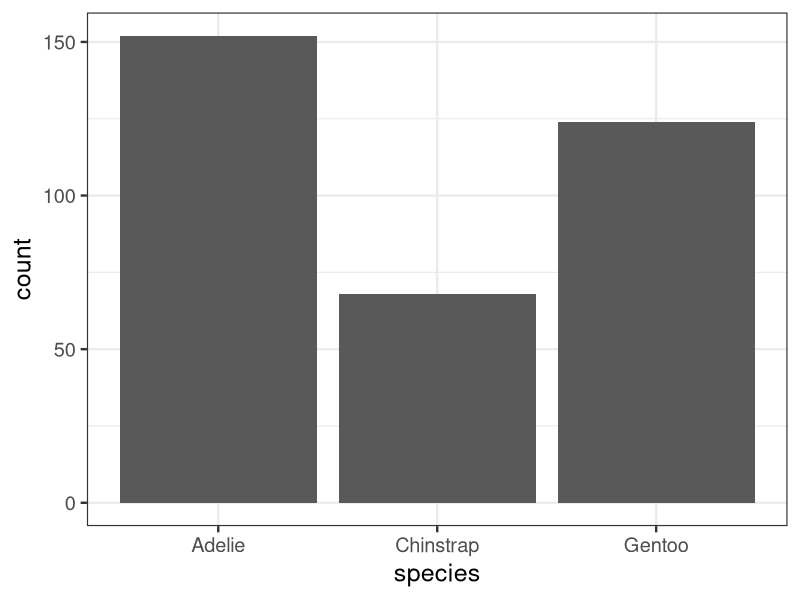
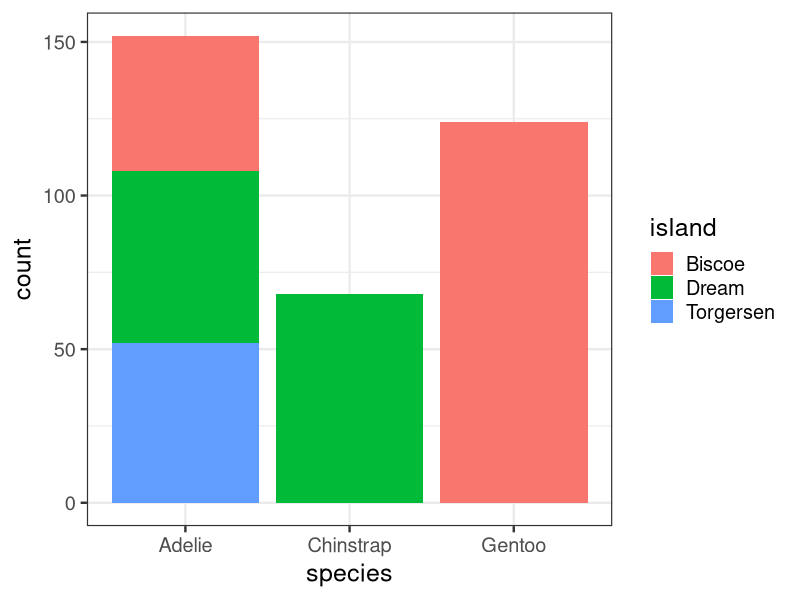
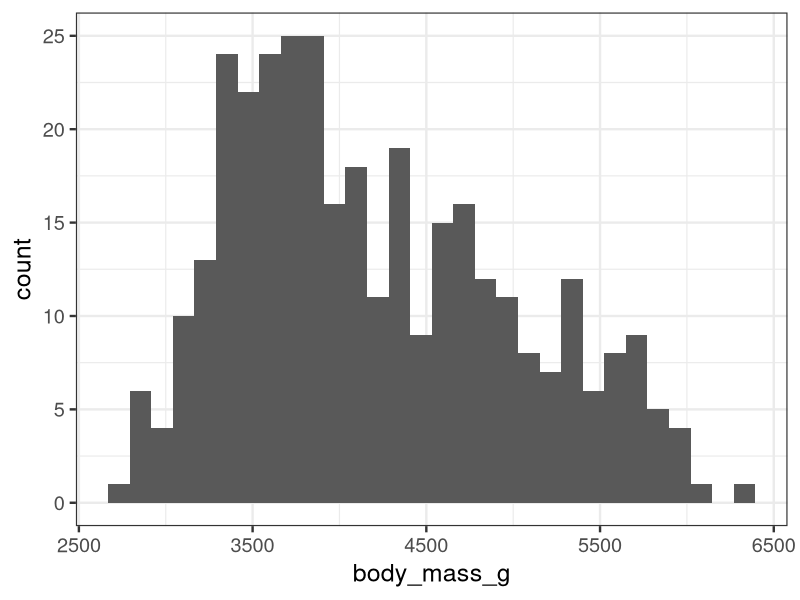
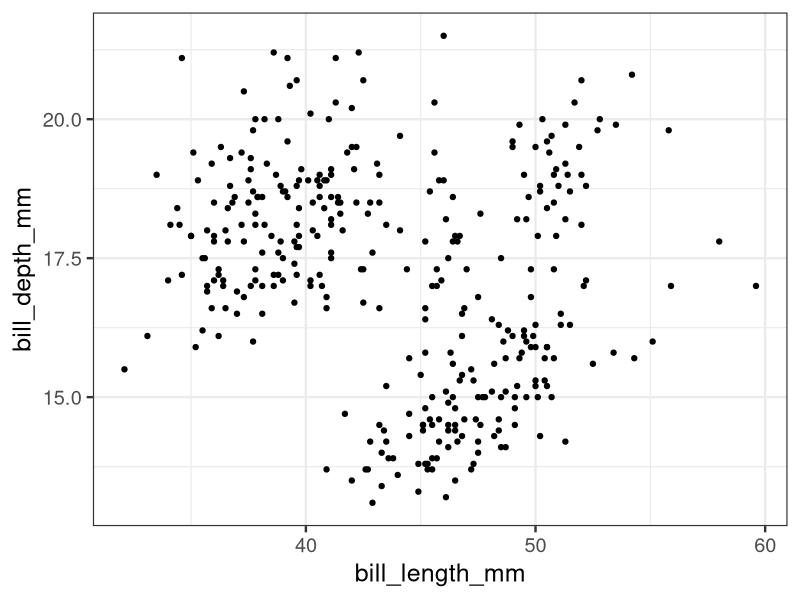
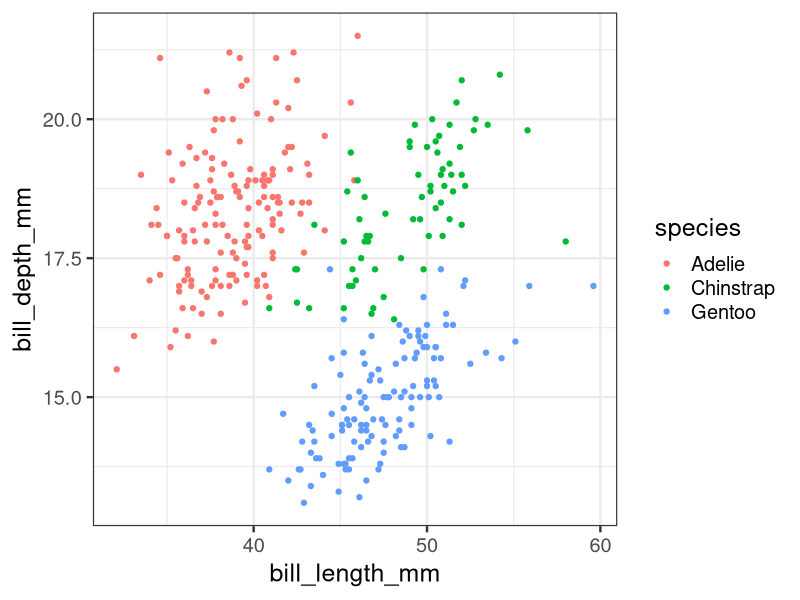

Here is the R script that generated these plots, in order:
## ---- chunk 1
library(tidyverse)
library(palmerpenguins)
theme_set(theme_bw(18))

## ---- chunk 2
glimpse(penguins)

## ---- chunk 3
table(penguins$species, penguins$island)

## ---- chunk 4
penguins %>% 
  count(species, island)

## ---- chunk 5
#| label: q1

penguins %>%
  count(species, island) %>%
  pivot_wider(names_from = island,
              values_from = n,
              values_fill = 0) #values_fill = 0 to fill in the NA
## ---- chunk 6
species_island_table <- table(penguins$species, penguins$island)
addmargins(species_island_table)

## ---- chunk 7
# Row proportions
prop.table(species_island_table, margin = 1)
# Column proportions
prop.table(species_island_table, margin = 2)

## ---- chunk 8
#| label: q2


#row-wise
penguins %>%
  count(species, island) %>%
  group_by(species) %>%
  mutate(prop = n/sum(n))

#column_wise
penguins %>%
  count(species, island) %>%
  group_by(island) %>%
  mutate(prop = n/sum(n))
## ---- chunk 9
ggplot(penguins, aes(species)) +
  geom_bar()

## ---- chunk 10
#| label: q3

ggplot(penguins, aes(species, fill = island)) +
  geom_bar()
## ---- chunk 11
penguins %>% 
  ggplot(aes(body_mass_g)) +
  geom_histogram()

## ---- chunk 12

## ---- chunk 13
#| label: q6

body_masses <- penguins$body_mass_g[!is.na(penguins$body_mass_g)]
mean_mass <- mean(body_masses)
sd_mass <- sd(body_masses)

win1sd <- mean(body_masses >= mean_mass - sd_mass & body_masses <= mean_mass + sd_mass)

win2sd <- mean(body_masses >= mean_mass - 2*sd_mass & body_masses <= mean_mass + 2*sd_mass)
## ---- chunk 14
penguins %>% 
  ggplot(aes(bill_length_mm, bill_depth_mm)) +
  geom_point() 

## ---- chunk 15
#| label: q7

penguins %>% 
  ggplot(aes(bill_length_mm, bill_depth_mm, color = species)) +
  geom_point()
